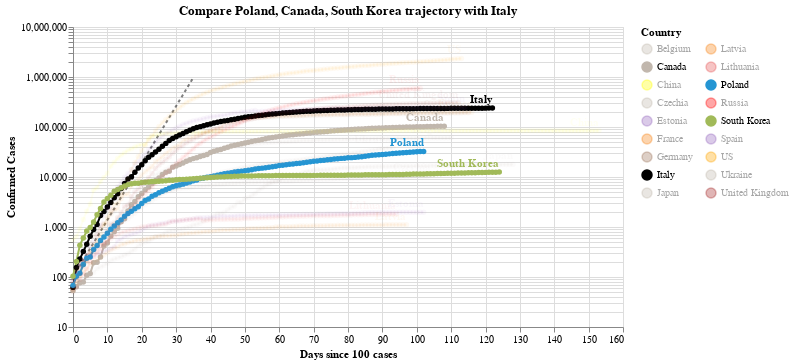

Notebook cell for this chart:
### Code cell
#hide_input
chart3 = make_since_chart(dff2, ['Poland', 'Canada', 'South Korea'], baseline_countries)
chart3

### Figure 1 — Vega-Lite specification as saved in the notebook (floating-point values rounded to 4 significant figures; data arrays with more than 128 entries replaced by an {"elided": "..."} marker saying what was removed)
{"config": {"view": {"continuousWidth": 400, "continuousHeight": 300}}, "layer": [{"data": {"name": "data-628230001892d6798b50651be41d1b3e"}, "mark": {"type": "line", "color": "black", "opacity": 0.5, "strokeDash": [3, 3]}, "encoding": {"x": {"type": "quantitative", "field": "Days since 100 cases"}, "y": {"type": "quantitative", "field": "Confirmed Cases"}}}, {"data": {"name": "data-2ec6bc0c8d6f9714aa84da3bf150209a"}, "mark": {"type": "line", "point": true}, "encoding": {"color": {"type": "nominal", "field": "Country", "legend": {"columns": 2}, "scale": {"domain": ["Belgium", "Canada", "China", "Czechia", "Estonia", "France", "Germany", "Italy", "Japan", "Latvia", "Lithuania", "Poland", "Russia", "South Korea", "Spain", "US", "Ukraine", "United Kingdom"], "range": ["#C1B7AD", "#C1B7AD", "yellow", "#C1B7AD", "#9467bd", "#F58518", "#9D755D", "black", "#C1B7AD", "#F58518", "#E45756", "#2495D3", "red", "#A1BA59", "#9467bd", "orange", "#C1B7AD", "brown"]}}, "opacity": {"condition": {"value": 1, "selection": "selector001"}, "value": 0.05}, "tooltip": [{"type": "nominal", "field": "Country"}, {"type": "temporal", "field": "Date"}, {"type": "quantitative", "field": "Confirmed Cases"}, {"type": "quantitative", "field": "Days since 100 cases"}], "x": {"type": "quantitative", "field": "Days since 100 cases"}, "y": {"type": "quantitative", "field": "Confirmed Cases", "scale": {"type": "log"}}}, "selection": {"selector001": {"type": "multi", "fields": ["Country"], "bind": "legend", "init": [{"Country": "Poland"}, {"Country": "Canada"}, {"Country": "South Korea"}, {"Country": "Italy"}]}}, "width": 550}, {"data": {"name": "data-2ec6bc0c8d6f9714aa84da3bf150209a"}, "mark": {"type": "text", "align": "right", "dy": -8, "fontWeight": "bold"}, "encoding": {"color": {"type": "nominal", "field": "Country", "legend": {"columns": 2}, "scale": {"domain": ["Belgium", "Canada", "China", "Czechia", "Estonia", "France", "Germany", "Italy", "Japan", "Latvia", "Lithuania", "Poland", "Russia", "South Korea", "Spain", "US", "Ukraine", "United Kingdom"], "range": ["#C1B7AD", "#C1B7AD", "yellow", "#C1B7AD", "#9467bd", "#F58518", "#9D755D", "black", "#C1B7AD", "#F58518", "#E45756", "#2495D3", "red", "#A1BA59", "#9467bd", "orange", "#C1B7AD", "brown"]}}, "opacity": {"condition": {"value": 1, "selection": "selector001"}, "value": 0.05}, "text": {"type": "nominal", "field": "Country"}, "tooltip": [{"type": "nominal", "field": "Country"}, {"type": "temporal", "field": "Date"}, {"type": "quantitative", "field": "Confirmed Cases"}, {"type": "quantitative", "field": "Days since 100 cases"}], "x": {"type": "quantitative", "field": "Days since 100 cases"}, "y": {"type": "quantitative", "field": "Confirmed Cases", "scale": {"type": "log"}}}, "transform": [{"filter": "(datum['Date'] >= 1592870400000)"}], "width": 550}], "title": "Compare Poland, Canada, South Korea trajectory with Italy", "$schema": "https://vega.github.io/schema/vega-lite/v4.0.2.json", "datasets": {"data-628230001892d6798b50651be41d1b3e": [{"Days since 100 cases": 0, "Confirmed Cases": 100.0}, {"Days since 100 cases": 1, "Confirmed Cases": 130.0}, {"Days since 100 cases": 2, "Confirmed Cases": 169.0}, {"Days since 100 cases": 3, "Confirmed Cases": 219.7}, {"Days since 100 cases": 4, "Confirmed Cases": 285.6}, {"Days since 100 cases": 5, "Confirmed Cases": 371.3}, {"Days since 100 cases": 6, "Confirmed Cases": 482.7}, {"Days since 100 cases": 7, "Confirmed Cases": 627.5}, {"Days since 100 cases": 8, "Confirmed Cases": 815.7}, {"Days since 100 cases": 9, "Confirmed Cases": 1060.0}, {"Days since 100 cases": 10, "Confirmed Cases": 1379.0}, {"Days since 100 cases": 11, "Confirmed Cases": 1792.0}, {"Days since 100 cases": 12, "Confirmed Cases": 2330.0}, {"Days since 100 cases": 13, "Confirmed Cases": 3029.0}, {"Days since 100 cases": 14, "Confirmed Cases": 3937.0}, {"Days since 100 cases": 15, "Confirmed Cases": 5119.0}, {"Days since 100 cases": 16, "Confirmed Cases": 6654.0}, {"Days since 100 cases": 17, "Confirmed Cases": 8650.0}, {"Days since 100 cases": 18, "Confirmed Cases": 11250.0}, {"Days since 100 cases": 19, "Confirmed Cases": 14620.0}, {"Days since 100 cases": 20, "Confirmed Cases": 19000.0}, {"Days since 100 cases": 21, "Confirmed Cases": 24710.0}, {"Days since 100 cases": 22, "Confirmed Cases": 32120.0}, {"Days since 100 cases": 23, "Confirmed Cases": 41750.0}, {"Days since 100 cases": 24, "Confirmed Cases": 54280.0}, {"Days since 100 cases": 25, "Confirmed Cases": 70560.0}, {"Days since 100 cases": 26, "Confirmed Cases": 91730.0}, {"Days since 100 cases": 27, "Confirmed Cases": 119300.0}, {"Days since 100 cases": 28, "Confirmed Cases": 155000.0}, {"Days since 100 cases": 29, "Confirmed Cases": 201500.0}, {"Days since 100 cases": 30, "Confirmed Cases": 262000.0}, {"Days since 100 cases": 31, "Confirmed Cases": 340600.0}, {"Days since 100 cases": 32, "Confirmed Cases": 442800.0}, {"Days since 100 cases": 33, "Confirmed Cases": 575600.0}, {"Days since 100 cases": 34, "Confirmed Cases": 748300.0}, {"Days since 100 cases": 35, "Confirmed Cases": 972800.0}], "data-2ec6bc0c8d6f9714aa84da3bf150209a": {"elided": "2026 records"}}}
